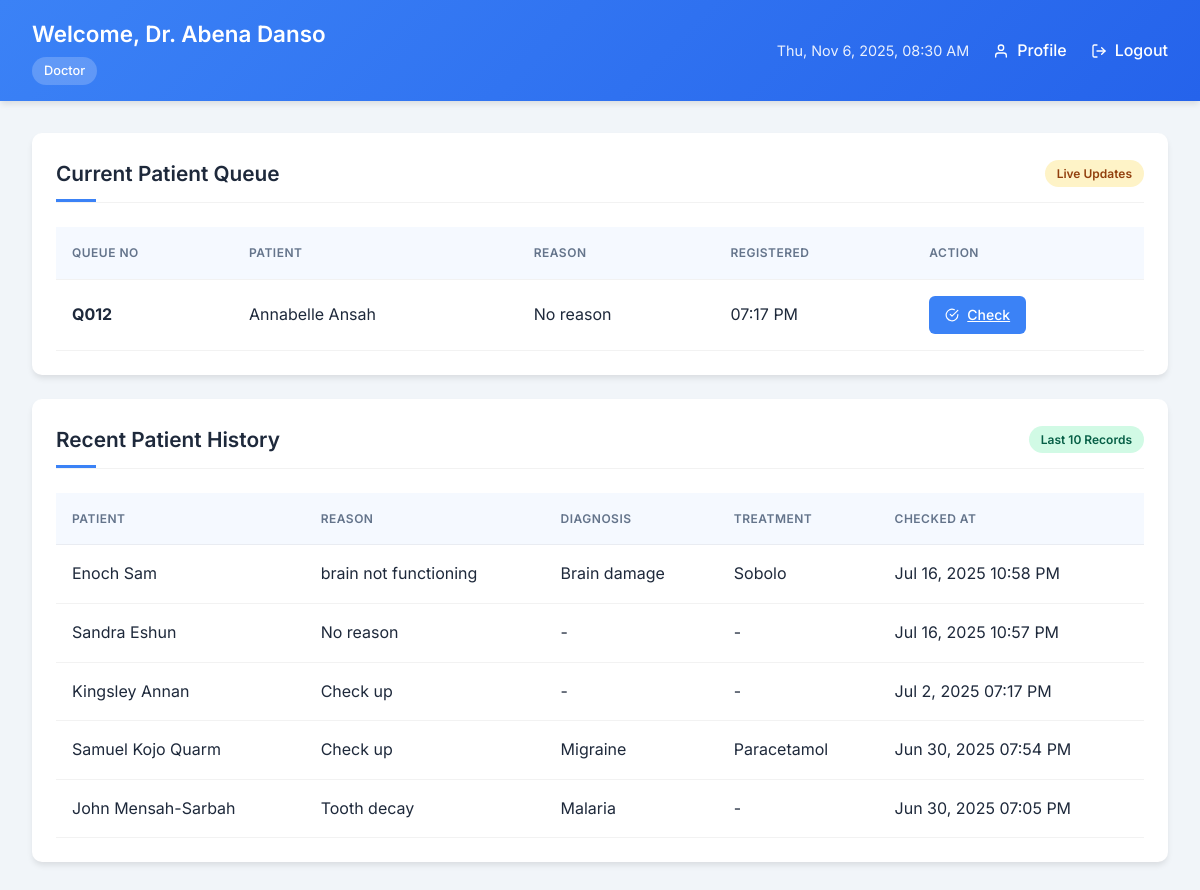
The app's page /dashboard/doctor_nurse.php (signed in) with its own data.
### tables this page shows
CREATE TABLE `doctors` (
  `id` int(11) NOT NULL,
  `user_id` int(11) NOT NULL,
  `department_id` int(11) NOT NULL,
  `full_name` varchar(100) DEFAULT NULL,
  `room_number` varchar(20) DEFAULT NULL
);

CREATE TABLE `queue` (
  `id` int(11) NOT NULL,
  `patient_id` int(11) NOT NULL,
  `assigned_doctor_id` int(11) NOT NULL,
  `department_id` int(11) NOT NULL,
  `queue_number` varchar(10) DEFAULT NULL,
  `registered_at` datetime DEFAULT current_timestamp(),
  `checked_at` datetime DEFAULT NULL
);

CREATE TABLE `patients` (
  `id` int(11) NOT NULL,
  `full_name` varchar(100) NOT NULL,
  `age` int(11) DEFAULT NULL,
  `gender` enum('Male','Female','Other') DEFAULT NULL,
  `phone` varchar(20) DEFAULT NULL,
  `email` varchar(100) DEFAULT NULL,
  `department_id` int(11) NOT NULL,
  `reason_for_visit` text DEFAULT NULL,
  `created_at` datetime DEFAULT current_timestamp()
);

CREATE TABLE `illness_medications` (
  `id` int(11) NOT NULL,
  `patient_id` int(11) NOT NULL,
  `illness` text DEFAULT NULL,
  `medication` text DEFAULT NULL,
  `prescribed_by` int(11) NOT NULL,
  `created_at` datetime DEFAULT current_timestamp(),
  `status` varchar(20) DEFAULT NULL
);

### dashboard/doctor_nurse.php (the view, shortened to what this page needs)
<?php
require_once '../db.php';
$uid = $_SESSION['user_id'];
$role = $_SESSION['role'];
$table = $role . 's';
$stmt = $conn->prepare("SELECT department_id, full_name FROM $table WHERE user_id = ?");
$stmt->bind_param("i", $uid);
$stmt->execute();
$stmt->bind_result($department_id, $staff_name);
$queue = $conn->prepare("SELECT q.id, q.queue_number, p.full_name, p.reason_for_visit, q.registered_at FROM queue q JOIN patients p ON q.patient_id = p.id WHERE q.assigned_doctor_id = ? AND q.department_id = ? ORDER BY q.registered_at ASC");
$queue->bind_param("ii", $uid, $department_id);
$queue->execute();
$assigned = $queue->get_result();
$history = $conn->prepare("SELECT p.full_name, p.reason_for_visit, im.illness, im.medication, im.created_at FROM illness_medications im JOIN patients p ON im.patient_id = p.id WHERE im.prescribed_by = ? ORDER BY im.created_at DESC LIMIT 10");
$history->bind_param("i", $uid);
$history->execute();
$checked = $history->get_result();
?>
<!DOCTYPE html>
<html lang="en">
<head>
</head>
<body>
<header>
    <div class="header-content">
        <div class="user-info">
            <h1>Welcome, <?= htmlspecialchars($staff_name) ?></h1>
            <span class="role-badge"><?= ucfirst($role) ?></span>
        </div>
        <nav>
            <span class="datetime" id="datetime"></span>
            <a href="profile.php">
                <svg width="16" height="16" viewBox="0 0 24 24" fill="none" stroke="currentColor" stroke-width="2" stroke-linecap="round" stroke-linejoin="round">
                    <path d="M20 21v-2a4 4 0 0 0-4-4H8a4 4 0 0 0-4 4v2"></path>
                    <circle cx="12" cy="7" r="4"></circle>
                </svg>
                Profile
            </a>
            <a href="../logout.php">
                <svg width="16" height="16" viewBox="0 0 24 24" fill="none" stroke="currentColor" stroke-width="2" stroke-linecap="round" stroke-linejoin="round">
                    <path d="M9 21H5a2 2 0 0 1-2-2V5a2 2 0 0 1 2-2h4"></path>
                    <polyline points="16 17 21 12 16 7"></polyline>
                    <line x1="21" y1="12" x2="9" y2="12"></line>
                </svg>
                Logout
            </a>
        </nav>
    </div>
</header>
<div class="container">
    <div class="dashboard-grid">
        <div class="card">
            <div class="card-header">
                <h2>Current Patient Queue</h2>
                <span class="status-badge status-pending">Live Updates</span>
            </div>
            <table>
                <thead>
                    <tr>
                        <th>Queue No</th>
                        <th>Patient</th>
                        <th>Reason</th>
                        <th>Registered</th>
                        <th>Action</th>
                    </tr>
                </thead>
                <tbody>
                    <?php while ($row = $assigned->fetch_assoc()): ?>
                    <tr>
                        <td><strong><?= htmlspecialchars($row['queue_number']) ?></strong></td>
                        <td><?= htmlspecialchars($row['full_name']) ?></td>
                        <td><?= htmlspecialchars($row['reason_for_visit']) ?></td>
                        <td><?= date("h:i A", strtotime($row['registered_at'])) ?></td>
                        <td>
                            <a href="check_patient.php?id=<?= $row['id'] ?>" class="btn btn-primary">
                                <svg width="14" height="14" viewBox="0 0 24 24" fill="none" stroke="currentColor" stroke-width="2" stroke-linecap="round" stroke-linejoin="round">
                                    <path d="M22 11.08V12a10 10 0 1 1-5.93-9.14"></path>
                                    <polyline points="22 4 12 14.01 9 11.01"></polyline>
                                </svg>
                                Check
                            </a>
                        </td>
                    </tr>
                    <?php endwhile; ?>
                </tbody>
            </table>
        </div>
        <div class="card">
            <div class="card-header">
                <h2>Recent Patient History</h2>
                <span class="status-badge status-completed">Last 10 Records</span>
            </div>
            <table>
                <thead>
                    <tr>
                        <th>Patient</th>
                        <th>Reason</th>
                        <th>Diagnosis</th>
                        <th>Treatment</th>
                        <th>Checked At</th>
                    </tr>
                </thead>
                <tbody>
                    <?php while ($row = $checked->fetch_assoc()): ?>
                    <tr>
                        <td><?= htmlspecialchars($row['full_name']) ?></td>
                        <td><?= htmlspecialchars($row['reason_for_visit']) ?></td>
                        <td><?= htmlspecialchars($row['illness'] ?: '-') ?></td>
                        <td><?= htmlspecialchars($row['medication'] ?: '-') ?></td>
                        <td><?= date("M j, Y h:i A", strtotime($row['created_at'])) ?></td>
                    </tr>
                    <?php endwhile; ?>
                </tbody>
            </table>
        </div>
    </div>
</div>
</body>
</html>

### dashboard/doctor_nurse.php (style rules this page uses)
:root { --primary: #3b82f6; --primary-dark: #2563eb; --success: #10b981; --warning: #f59e0b; --danger: #ef4444; --light: #f8fafc; --dark: #1e293b; --gray: #64748b; --border-radius: 10px; --shadow: 0 4px 6px -1px rgba(0, 0, 0, 0.1); }
* { margin: 0; padding: 0; box-sizing: border-box; }
body { font-family: 'Inter', sans-serif; background: #f1f5f9; color: var(--dark); line-height: 1.6; }
header { background: linear-gradient(135deg, var(--primary) 0%, var(--primary-dark) 100%); color: white; padding: 1rem 2rem; box-shadow: var(--shadow); position: sticky; top: 0; z-index: 100; }
.header-content { max-width: 1400px; margin: 0 auto; display: flex; justify-content: space-between; align-items: center; }
.user-info h1 { font-size: 1.4rem; font-weight: 600; }
.user-info .role-badge { display: inline-block; background: rgba(255, 255, 255, 0.2); padding: 0.25rem 0.75rem; border-radius: 50px; font-size: 0.8rem; font-weight: 500; margin-top: 0.3rem; }
nav { display: flex; align-items: center; gap: 1.5rem; }
.datetime { font-size: 0.9rem; opacity: 0.9; }
nav a { color: white; text-decoration: none; font-weight: 500; display: flex; align-items: center; gap: 0.5rem; transition: all 0.2s ease; }
.container { max-width: 1400px; margin: 2rem auto; padding: 0 2rem; }
.dashboard-grid { display: grid; grid-template-columns: 1fr; gap: 1.5rem; }
.card { background: white; border-radius: var(--border-radius); box-shadow: var(--shadow); padding: 1.5rem; transition: transform 0.2s ease; }
.card-header { display: flex; justify-content: space-between; align-items: center; margin-bottom: 1.5rem; padding-bottom: 0.75rem; border-bottom: 1px solid rgba(0, 0, 0, 0.05); }
.card-header h2 { font-size: 1.3rem; font-weight: 600; position: relative; }
.card-header h2::after { content: ''; position: absolute; bottom: -0.75rem; left: 0; width: 40px; height: 3px; background: var(--primary); }
table { width: 100%; border-collapse: collapse; margin-top: 1rem; }
th, td { padding: 1rem; text-align: left; border-bottom: 1px solid rgba(0, 0, 0, 0.05); }
th { font-weight: 600; color: var(--gray); background: rgba(59, 130, 246, 0.05); text-transform: uppercase; font-size: 0.75rem; letter-spacing: 0.5px; }
.btn { padding: 0.5rem 1rem; border-radius: 6px; font-weight: 500; cursor: pointer; transition: all 0.2s ease; border: none; display: inline-flex; align-items: center; gap: 0.5rem; font-size: 0.875rem; }
.btn-primary { background: var(--primary); color: white; }
.status-badge { display: inline-block; padding: 0.25rem 0.75rem; border-radius: 50px; font-size: 0.75rem; font-weight: 600; }
.status-pending { background: #fef3c7; color: #92400e; }
.status-completed { background: #d1fae5; color: #065f46; }

### records on screen
doctors: full_name "Dr. Abena Danso"
queue: queue_number "Q012", patient.full_name "Annabelle Ansah", patient.reason_for_visit "No reason", registered_at "07:17 PM"
illness_medications: patient.full_name "Enoch Sam", patient.reason_for_visit "brain not functioning", illness "Brain damage", medication "Sobolo", created_at "Jul 16, 2025 10:58 PM"
illness_medications: patient.full_name "Sandra Eshun", patient.reason_for_visit "No reason", illness "-", medication "-", created_at "Jul 16, 2025 10:57 PM"
illness_medications: patient.full_name "Kingsley Annan", patient.reason_for_visit "Check up", illness "-", medication "-", created_at "Jul 2, 2025 07:17 PM"
illness_medications: patient.full_name "Samuel Kojo Quarm", patient.reason_for_visit "Check up", illness "Migraine", medication "Paracetamol", created_at "Jun 30, 2025 07:54 PM"
illness_medications: patient.full_name "John Mensah-Sarbah", patient.reason_for_visit "Tooth decay", illness "Malaria", medication "-", created_at "Jun 30, 2025 07:05 PM"

### other values on screen
$role "Doctor"
